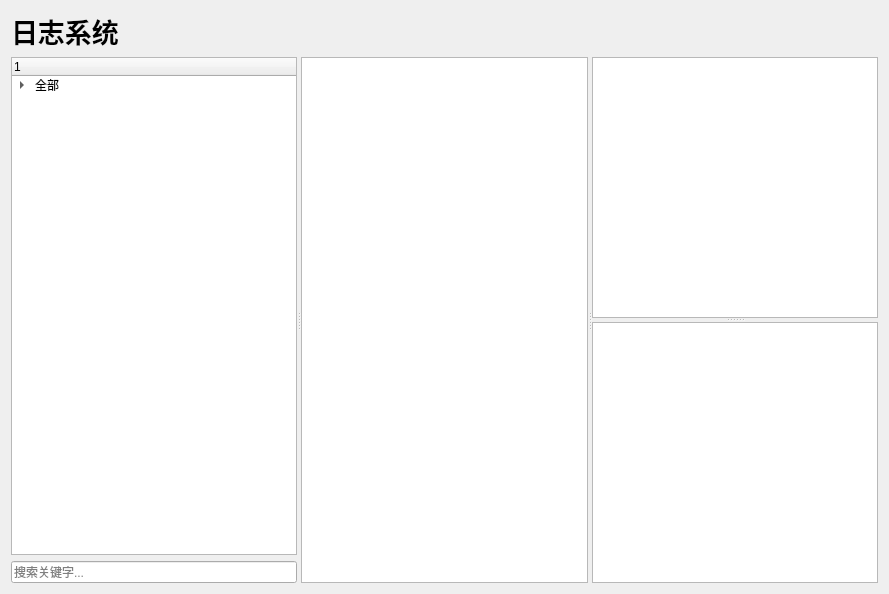
<?xml version="1.0" encoding="UTF-8"?>
<ui version="4.0">
 <class>frmLog</class>
 <widget class="QWidget" name="frmLog">
  <property name="geometry">
   <rect>
    <x>0</x>
    <y>0</y>
    <width>889</width>
    <height>594</height>
   </rect>
  </property>
  <property name="windowTitle">
   <string>Form</string>
  </property>
  <layout class="QGridLayout" name="gridLayout">
   <item row="0" column="0">
    <widget class="QLabel" name="label">
     <property name="maximumSize">
      <size>
       <width>16777215</width>
       <height>40</height>
      </size>
     </property>
     <property name="font">
      <font>
       <pointsize>20</pointsize>
       <weight>75</weight>
       <bold>true</bold>
      </font>
     </property>
     <property name="text">
      <string>日志系统</string>
     </property>
    </widget>
   </item>
   <item row="1" column="0">
    <widget class="QSplitter" name="splitter_2">
     <property name="orientation">
      <enum>Qt::Horizontal</enum>
     </property>
     <widget class="QWidget" name="layoutWidget">
      <layout class="QVBoxLayout" name="verticalLayout">
       <item>
        <widget class="QTreeWidget" name="treeWidget">
         <column>
          <property name="text">
           <string>1</string>
          </property>
         </column>
         <item>
          <property name="text">
           <string>全部</string>
          </property>
          <item>
           <property name="text">
            <string>报文</string>
           </property>
          </item>
          <item>
           <property name="text">
            <string>错误</string>
           </property>
          </item>
         </item>
        </widget>
       </item>
       <item>
        <widget class="QLineEdit" name="lineEdit_find">
         <property name="placeholderText">
          <string>搜索关键字...</string>
         </property>
        </widget>
       </item>
      </layout>
     </widget>
     <widget class="QListWidget" name="listWidget"/>
     <widget class="QSplitter" name="splitter">
      <property name="orientation">
       <enum>Qt::Vertical</enum>
      </property>
      <widget class="QTextEdit" name="textEdit_attr"/>
      <widget class="QTextEdit" name="textEdit_content"/>
     </widget>
    </widget>
   </item>
  </layout>
 </widget>
 <resources/>
 <connections/>
</ui>
